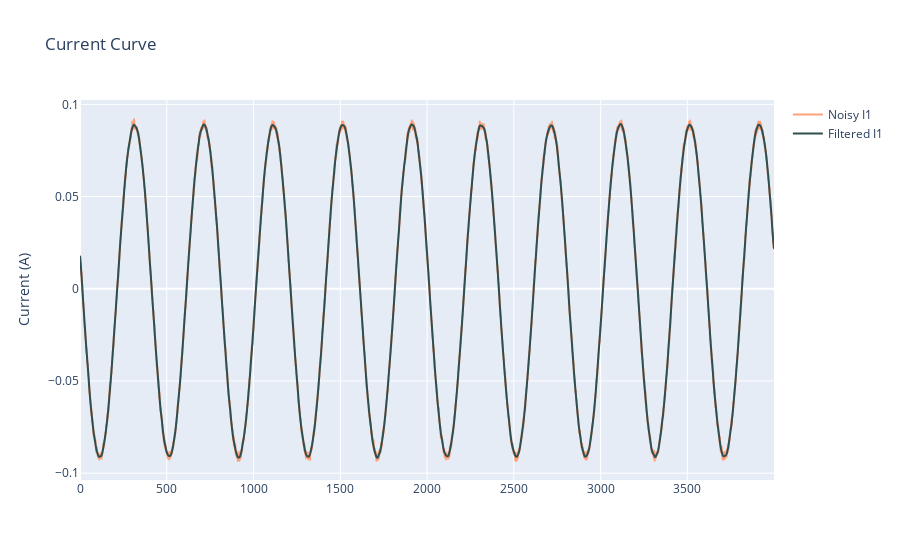

Write notebook code for a chart like this one.
### Code cell
fig = go.Figure()

fig.add_trace(go.Scatter(
            y = I1,
            line =  dict(shape =  'spline', color = 'lightsalmon'),
            name = 'Noisy I1',
            ))

fig.add_trace(go.Scatter(
            y = I1_filt,
            line =  dict(shape =  'spline', color = 'darkslategrey'),
            name = 'Filtered I1',
            ))

fig.update_layout(
    title='Current Curve',
    # xaxis_title='',
    yaxis_title='Current (A)',
)

fig.show()

### Figure 1 — Plotly figure (JSON) as saved in the notebook; plotly's stock layout.template omitted (floating-point values rounded to 4 significant figures; data arrays with more than 128 entries replaced by an {"elided": "..."} marker saying what was removed)
{"data": [{"line": {"color": "lightsalmon", "shape": "spline"}, "name": "Noisy I1", "type": "scatter", "y": {"elided": "4000 float values"}}, {"line": {"color": "darkslategrey", "shape": "spline"}, "name": "Filtered I1", "type": "scatter", "y": {"elided": "4000 float values"}}], "layout": {"title": {"text": "Current Curve"}, "yaxis": {"title": {"text": "Current (A)"}}}}
